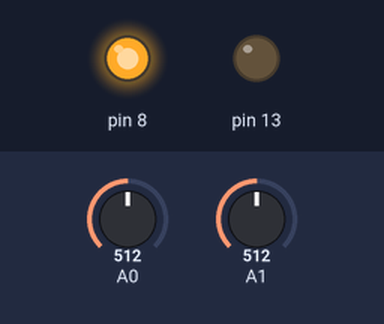
Bench run of a sketch on a simulated Arduino Uno, built with avr-gcc and run on an emulated ATmega328P. On the bench: output pins drawn as LEDs (lit = HIGH). Inputs (shaded band) come from the test bench; at power-on: A0 = 512, A1 = 512. Storage starts empty.

Above: at 0.1 s.
At 2.0 s:
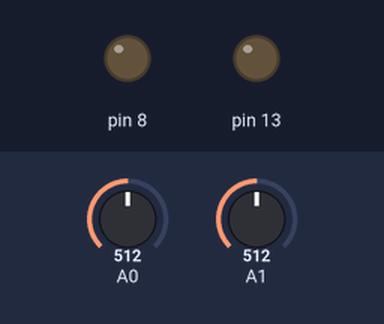
Timing chart, 0 to 3.5 s (numbered marks = the images above):
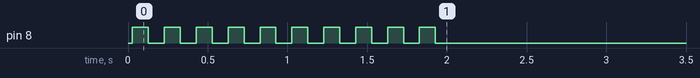

The sketch:

Datalogger.ino
```cpp
#include <SPI.h>
#include <SD.h>

// Set the pins used
#define cardSelect 4

File logfile;

// blink out an error code
void error(uint8_t errno) {
  while(1) {
    uint8_t i;
    for (i=0; i<errno; i++) {
      digitalWrite(13, HIGH);
      delay(100);
      digitalWrite(13, LOW);
      delay(100);
    }
    for (i=errno; i<10; i++) {
      delay(200);
    }
  }
}

// This line is not needed if you have Adafruit SAMD board package 1.6.2+
//   #define Serial SerialUSB

void setup() {
  pinMode(13, OUTPUT);


  // see if the card is present and can be initialized:
  if (!SD.begin(cardSelect)) {
    error(2);
  }
  char filename[15];
  strcpy(filename, "/ANALOG00.TXT");
  for (uint8_t i = 0; i < 100; i++) {
    filename[7] = '0' + i/10;
    filename[8] = '0' + i%10;
    // create if does not exist, do not open existing, write, sync after write
    if (! SD.exists(filename)) {
      break;
    }
  }

  logfile = SD.open(filename, FILE_WRITE);
  if( ! logfile ) {
    error(3);
  }

  pinMode(13, OUTPUT);
  pinMode(8, OUTPUT);

  for (int i=0; i<10; i++) {
    digitalWrite(8, HIGH);
    delay(100);
    digitalWrite(8, LOW);
    delay(100);
  }
  digitalWrite(13, LOW);
}

uint8_t i=0;
void loop() {
  logfile.print(analogRead(0));
  logfile.print(",");
  logfile.println(analogRead(1));

  //Write to SD Card
  logfile.flush();

  delay(10);
}
```
